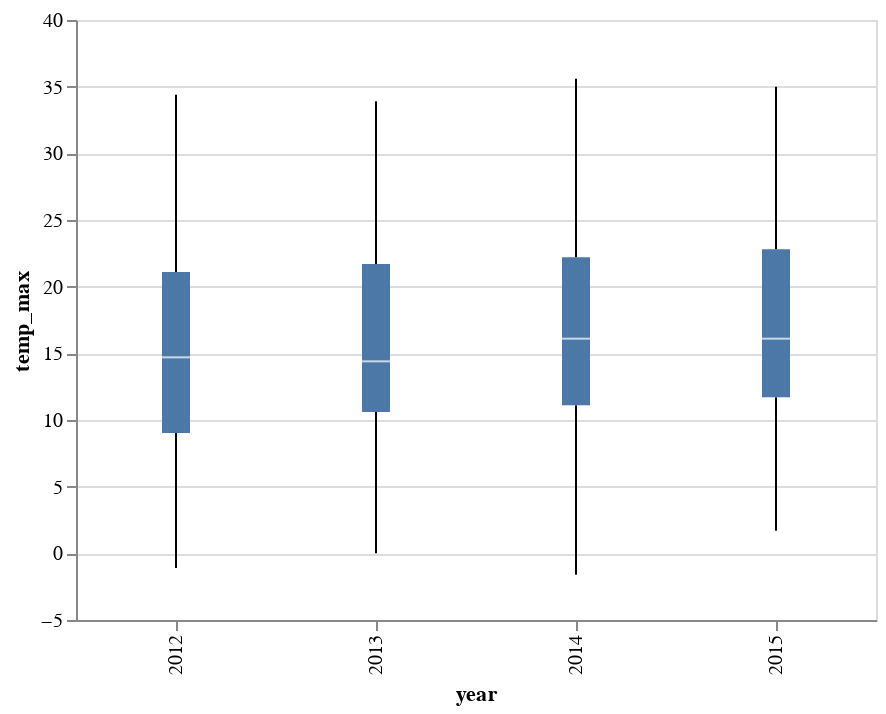

Notebook code cell kept with this figure:
### Code cell
chart = alt.Chart(df).mark_boxplot().encode(
    x='year:O',
    y='mean(temp_max)'
).properties(
    width=400
)

chart

### Figure 1 — Vega-Lite specification as saved in the notebook (floating-point values rounded to 4 significant figures; data arrays with more than 128 entries replaced by an {"elided": "..."} marker saying what was removed)
{"$schema": "https://vega.github.io/schema/vega-lite/v3.4.0.json", "config": {"mark": {"tooltip": null}, "view": {"height": 300, "width": 400}}, "data": {"name": "data-603fb7919f84100efb2174cf0ce28b8d"}, "datasets": {"data-603fb7919f84100efb2174cf0ce28b8d": {"elided": "1461 records"}}, "encoding": {"x": {"field": "year", "type": "ordinal"}, "y": {"aggregate": "mean", "field": "temp_max", "type": "quantitative"}}, "mark": "boxplot", "width": 400}
